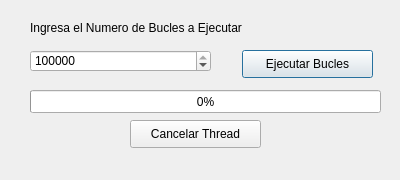
<?xml version="1.0" encoding="UTF-8"?>
<ui version="4.0">
 <class>dlgDemo65</class>
 <widget class="QDialog" name="dlgDemo65">
  <property name="geometry">
   <rect>
    <x>0</x>
    <y>0</y>
    <width>400</width>
    <height>180</height>
   </rect>
  </property>
  <property name="windowTitle">
   <string>Bucles usando QThreads</string>
  </property>
  <widget class="QLabel" name="lblBucles">
   <property name="geometry">
    <rect>
     <x>30</x>
     <y>20</y>
     <width>241</width>
     <height>16</height>
    </rect>
   </property>
   <property name="text">
    <string>Ingresa el Numero de Bucles a Ejecutar</string>
   </property>
  </widget>
  <widget class="QSpinBox" name="txtNumBucles">
   <property name="geometry">
    <rect>
     <x>30</x>
     <y>50</y>
     <width>181</width>
     <height>22</height>
    </rect>
   </property>
   <property name="maximum">
    <number>100000000</number>
   </property>
   <property name="value">
    <number>10000000</number>
   </property>
  </widget>
  <widget class="QPushButton" name="btnEjecutarBucles">
   <property name="geometry">
    <rect>
     <x>242</x>
     <y>50</y>
     <width>131</width>
     <height>28</height>
    </rect>
   </property>
   <property name="text">
    <string>Ejecutar Bucles</string>
   </property>
  </widget>
  <widget class="QProgressBar" name="pbrBucles">
   <property name="geometry">
    <rect>
     <x>30</x>
     <y>90</y>
     <width>351</width>
     <height>23</height>
    </rect>
   </property>
   <property name="value">
    <number>0</number>
   </property>
  </widget>
  <widget class="QPushButton" name="btnCancelarThread">
   <property name="geometry">
    <rect>
     <x>130</x>
     <y>120</y>
     <width>131</width>
     <height>28</height>
    </rect>
   </property>
   <property name="text">
    <string>Cancelar Thread</string>
   </property>
  </widget>
 </widget>
 <resources/>
 <connections/>
</ui>
